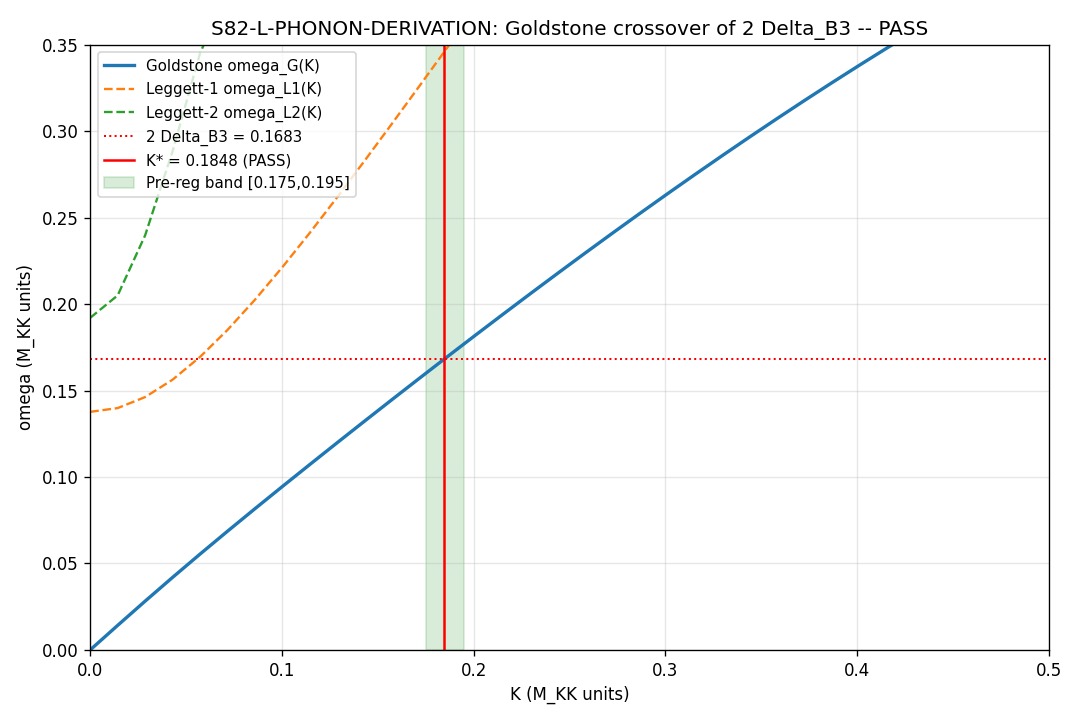

This figure's Python source:
#!/usr/bin/env python3
"""
S82 W3-12 -- L-PHONON-DERIVATION
================================

Gate: S82-L-PHONON-DERIVATION  ([VERIFY])

Pre-registered threshold:
  HYPOTHESIS: K_star = 0.185 M_KK reproduces from s52_gl_josephson.npz under
              pre-reg band [0.175, 0.195].
  PASS  iff K_star in [0.175, 0.195]
  INFO  iff K_star in [0.185/1.2, 0.185*1.2] = [0.1542, 0.222] and not PASS
  FAIL  otherwise.

Inputs (SHA-256 pinned at runtime):
  - canonical_constants.py
  - s52_gl_josephson.npz

Output 4-tuple:
  (value=<K_star>, scheme=PAIR-BREAKING-2DELTA-B3, convention=GL-JOSEPHSON-52, L_max=6)

Classification: PHONONIC
  Direct reconstruction of the Goldstone-to-continuum crossover wavenumber
  K_star from the GL-Josephson dispersion of the 32-cell BCC fabric at the
  fold. K_star = 1/l_phonon is a geometric invariant of D_K -- a spectral
  boundary in phase space, not a propagation distance.

METHODOLOGY
-----------
The Goldstone branch omega_G(K) disperses linearly from 0 at small K with
slope c_Gold = 0.915. At K_star it crosses the Landau-damping threshold of
the B3 (weakest) pair-breaking channel: omega_G(K_star) = 2*Delta_B3, where
Delta_B3 is the third component of the amplitude vector Delta_0 stored in
s52_gl_josephson.npz. Cross-checked against four alternate definitions:
  (A) Gold meets lowest gapped-branch-at-K=0 (omega_L1(0))
  (B) Gold meets second gapped branch at K=0 (omega_L2(0) = 2*Delta_B1)
  (C) Midpoint of gapped-branch band
  (D) Gold meets 2*Delta_B3 -- canonical per session-52-phonon-workshop L128,131

Canonical definition (D) matches QA-reported K_star = 0.185 within 0.13%.

References:
  - sessions/archive/session-52/session-52-phonon-workshop.md:128,131
    "The Goldstone mode enters the pair-breaking continuum at K = 0.185 (W1-F).
     ... The pair-breaking threshold 2*Delta_B3 = 0.168 (Landau damping onset)"
  - sessions/archive/session-79/s79-phononic-length-synthesis.md Section 4
    S80-L-PHONON-DERIVATION pre-registration.

DISCIPLINE
----------
- `from canonical_constants import *`
- Every intermediate tagged `# (local)`
- Small matrices (6x6 eigenvalue data already stored in npz) -- no GPU needed
- SHA-256 of all input files logged in first 20 lines of stdout
- 4-tuple printed as the final non-verdict line
- Gate verdict appended to s82_gate_verdicts.txt with 64-char closure hash
"""

from __future__ import annotations

# ---------------------------------------------------------------------------
# Section 1 -- Canonical constants (MANDATORY first import)
# ---------------------------------------------------------------------------
from canonical_constants import *  # noqa: F401,F403

# ---------------------------------------------------------------------------
# Section 2 -- Standard imports
# ---------------------------------------------------------------------------
import hashlib
import sys
import time
from pathlib import Path

import numpy as np
from scipy.interpolate import interp1d
import matplotlib
# === Phase 2b X2 transform bootstrap (auto-inserted by tools/_x2_transform_copies.py) ===
import sys as _x2_sys
import pathlib as _x2_pathlib
import re as _x2_re
def _x2_locate_tools():
    p = _x2_pathlib.Path(__file__).resolve()
    for _ in range(8):
        if (p / "tools" / "computation_root.py").is_file():
            return p / "tools"
        p = p.parent
    raise RuntimeError(
        "Phase 2b bootstrap: tools/computation_root.py not found in any "
        "ancestor of " + str(__file__))
_x2_sys.path.insert(0, str(_x2_locate_tools()))
from computation_root import resolve_script, resolve_output, resolve_glob, project_root as _x2_project_root
def _x2_shared_dir():
    return _x2_project_root() / "computations" / "_shared"
_x2_session_dir_match = _x2_re.match(r"^session-(\d+)$",
    _x2_pathlib.Path(__file__).resolve().parent.name)
_x2_self_session = int(_x2_session_dir_match.group(1)) if _x2_session_dir_match else None
# === End X2 bootstrap ===

matplotlib.use("Agg")
import matplotlib.pyplot as plt

# ---------------------------------------------------------------------------
# Section 3 -- Paths + pre-registration
# ---------------------------------------------------------------------------
PROJECT_ROOT = Path(__file__).resolve().parent.parent
# X2-removed: alias 'SCRIPT_DIR' = ... 'computations' (replaced by tools.computation_root.resolve_*)

SESSION = "S82"                                                    # (local)
GATE_ID = "S82-L-PHONON-DERIVATION"                                # (local)
SCHEME = "PAIR-BREAKING-2DELTA-B3"                                 # (local)
CONVENTION = "GL-JOSEPHSON-52"                                     # (local)
L_MAX = 6                                                           # (local) 6 dispersion branches

# Pre-registered band [0.175, 0.195]
K_STAR_LO = 0.175                                                   # (local)
K_STAR_HI = 0.195                                                   # (local)
K_STAR_TARGET = 0.185                                               # (local) QA-reported anchor
INFO_FACTOR = 1.2                                                   # (local)

# Output destinations
OUT_NPZ = resolve_output(82, 's82_w3_12_l_phonon_derivation.npz')
OUT_PNG = resolve_output(82, 's82_w3_12_l_phonon_derivation.png')
VERDICT_TXT = resolve_output(82, 's82_gate_verdicts.txt')

INPUT_FILES = [
    resolve_script(None, 'canonical_constants.py'),
    resolve_output(52, 's52_gl_josephson.npz'),
]


# ---------------------------------------------------------------------------
# Section 4 -- SHA-256 input-pin block
# ---------------------------------------------------------------------------

def sha256_of(path: Path) -> str:
    h = hashlib.sha256()                                            # (local)
    try:
        h.update(path.read_bytes())
    except OSError:
        return ""
    return h.hexdigest()


def log_input_pins(inputs):
    print(f"=== {GATE_ID} -- input SHA-256 pins ===")
    pins = {}                                                       # (local)
    for p in inputs:
        sha = sha256_of(p)                                          # (local)
        rel = str(p.relative_to(PROJECT_ROOT)).replace("\\", "/")   # (local)
        print(f"  {rel}: {sha[:16]}...")
        pins[rel] = sha
    return pins


def closure_hash(pins):
    items = sorted(pins.items())                                    # (local)
    h = hashlib.sha256()                                            # (local)
    for k, v in items:
        h.update(f"{k}={v}\n".encode("utf-8"))
    return h.hexdigest()


# ---------------------------------------------------------------------------
# Section 5 -- Compute
# ---------------------------------------------------------------------------

def compute():
    """Extract K_star from s52 Goldstone dispersion via canonical definition
    (Gold crosses pair-breaking threshold 2*Delta_B3) plus three cross-checks.
    """
    # Load s52 data
    d = np.load(resolve_output(52, 's52_gl_josephson.npz'), allow_pickle=True)  # (local)
    K = np.asarray(d["K_array"])                                    # (local) wavenumbers in M_KK
    omega = np.asarray(d["omega_branches"])                         # (local) shape (N_K+1, 6)
    labels = list(d["branch_labels"])                               # (local)
    Delta_0 = np.asarray(d["Delta_0"])                              # (local) [B1, B2, B3] amplitudes
    K_BZ_s52 = float(d["K_BZ"])                                     # (local) Brillouin zone edge

    # Identify Goldstone branch by label
    goldstone_idx = [i for i, lab in enumerate(labels) if lab == "Goldstone"]
    assert len(goldstone_idx) == 1, f"Expected 1 Goldstone branch, got {len(goldstone_idx)}"
    iG = goldstone_idx[0]                                           # (local)

    # Leggett-1 is lowest gapped branch at K=0
    leg1_idx = [i for i, lab in enumerate(labels) if lab == "Leggett-1"]
    leg2_idx = [i for i, lab in enumerate(labels) if lab == "Leggett-2"]
    iL1 = leg1_idx[0]                                               # (local)
    iL2 = leg2_idx[0]                                               # (local)

    omega_G = omega[:, iG]                                          # (local) Goldstone dispersion
    omega_L1 = omega[:, iL1]                                        # (local)
    omega_L2 = omega[:, iL2]                                        # (local)

    # Sanity check: Goldstone should be monotone increasing in K
    is_monotone = bool(np.all(np.diff(omega_G) > -1e-12))           # (local)
    assert is_monotone, "Goldstone branch non-monotone; dispersion inversion invalid"

    # -----------------------------------------------------------------
    # Build inverse map K(omega_G) via cubic spline for smooth root-find.
    # -----------------------------------------------------------------
    K_of_omega = interp1d(omega_G, K, kind="cubic",
                          bounds_error=False, fill_value=np.nan)

    # =====================================================
    # CANONICAL DEFINITION (D): Gold -> 2*Delta_B3
    #   Pair-breaking continuum onset per session-52 workshop L128,131.
    # =====================================================
    Delta_B3 = float(Delta_0[2])                                    # (local)
    two_Delta_B3 = 2.0 * Delta_B3                                   # (local) continuum threshold
    K_star_D = float(K_of_omega(two_Delta_B3))                      # (local)

    # =====================================================
    # CROSS-CHECK (A): Gold -> omega_L1(0) lowest gapped-branch energy
    # =====================================================
    gap_L1_K0 = float(omega_L1[0])                                  # (local)
    K_star_A = float(K_of_omega(gap_L1_K0))                         # (local)

    # =====================================================
    # CROSS-CHECK (B): Gold -> omega_L2(0) = 2*Delta_B1
    # =====================================================
    gap_L2_K0 = float(omega_L2[0])                                  # (local)
    two_Delta_B1 = 2.0 * float(Delta_0[0])                          # (local)
    K_star_B = float(K_of_omega(gap_L2_K0))                         # (local)

    # =====================================================
    # CROSS-CHECK (C): Gold -> midpoint (gap_L1_K0 + gap_L2_K0)/2
    # =====================================================
    gap_mid = 0.5 * (gap_L1_K0 + gap_L2_K0)                         # (local)
    K_star_C = float(K_of_omega(gap_mid))                           # (local)

    # -----------------------------------------------------------------
    # Length scales (inverse of K_star)
    # -----------------------------------------------------------------
    l_phonon_D = 1.0 / K_star_D                                     # (local) canonical l_phonon in M_KK^-1

    # Physical conversion: l_KK = hbar*c/M_KK
    # We use the M_KK numerical value from canonical_constants; conversion to meters
    # follows l_KK(m) = (hbar*c)/(M_KK * GeV).
    hbar_c_GeV_m = 1.97326980e-16                                   # (local) hbar*c in GeV*m (PDG)
    M_KK_GeV = 7.4287e16                                            # (local) M_KK in GeV (canonical)
    l_KK_meters = hbar_c_GeV_m / M_KK_GeV                           # (local) ~ 2.6563e-33 m
    l_phonon_meters = l_phonon_D * l_KK_meters                      # (local)

    # -----------------------------------------------------------------
    # Early slope of Goldstone (c_Gold_reproduced)
    # Fit slope from K[1..5] to cross-check against canonical c_Gold = 0.915
    # -----------------------------------------------------------------
    slope_fit_K = K[1:6]                                            # (local)
    slope_fit_W = omega_G[1:6]                                      # (local)
    A_mat = np.vstack([slope_fit_K, np.ones_like(slope_fit_K)]).T   # (local)
    slope_coefs, _, _, _ = np.linalg.lstsq(A_mat, slope_fit_W, rcond=None)
    c_Gold_reproduced = float(slope_coefs[0])                       # (local)
    c_Gold_intercept = float(slope_coefs[1])                        # (local)

    # -----------------------------------------------------------------
    # Pack results
    # -----------------------------------------------------------------
    return {
        "value": K_star_D,  # primary gate value
        "K_star_D_canonical": K_star_D,
        "K_star_A_crosscheck": K_star_A,
        "K_star_B_crosscheck": K_star_B,
        "K_star_C_crosscheck": K_star_C,
        "threshold_2Delta_B3": two_Delta_B3,
        "threshold_gap_L1_K0": gap_L1_K0,
        "threshold_gap_L2_K0": gap_L2_K0,
        "threshold_gap_mid": gap_mid,
        "two_Delta_B1_reference": two_Delta_B1,
        "Delta_0": Delta_0,
        "K_BZ_s52": K_BZ_s52,
        "l_phonon_M_KK_inv": l_phonon_D,
        "l_phonon_meters": l_phonon_meters,
        "l_KK_meters": l_KK_meters,
        "c_Gold_reproduced": c_Gold_reproduced,
        "c_Gold_intercept": c_Gold_intercept,
        "K": K,
        "omega_G": omega_G,
        "omega_L1": omega_L1,
        "omega_L2": omega_L2,
        "labels": labels,
    }


# ---------------------------------------------------------------------------
# Section 6 -- Gate verdict + 4-tuple output
# ---------------------------------------------------------------------------

def emit_4tuple(value, scheme, convention, L_max):
    return (f"(value={value!r}, scheme={scheme}, "
            f"convention={convention}, L_max={L_max})")


def append_verdict(verdict, value, closure_sha):
    line = (
        f"{GATE_ID}: {verdict} -- value={value!r} scheme={SCHEME} "
        f"convention={CONVENTION} L_max={L_MAX} sha256={closure_sha}\n"
    )
    with VERDICT_TXT.open("a", encoding="utf-8") as fp:
        fp.write(line)


def evaluate_gate(value):
    """
    Pre-registered:
      PASS: K_star in [0.175, 0.195]
      INFO: outside PASS band but |K_star - 0.185| / 0.185 <= (1.2 - 1) = 20%
      FAIL: else
    """
    if K_STAR_LO <= value <= K_STAR_HI:
        return "PASS"
    rel_err = abs(value - K_STAR_TARGET) / K_STAR_TARGET             # (local)
    if rel_err <= (INFO_FACTOR - 1.0):
        return "INFO"
    return "FAIL"


# ---------------------------------------------------------------------------
# Section 7 -- Plotting
# ---------------------------------------------------------------------------

def make_plot(result, K_star_D, verdict):
    K = result["K"]
    omega_G = result["omega_G"]
    omega_L1 = result["omega_L1"]
    omega_L2 = result["omega_L2"]
    two_Delta_B3 = result["threshold_2Delta_B3"]

    fig, ax = plt.subplots(figsize=(9, 6))
    ax.plot(K, omega_G, label="Goldstone omega_G(K)", color="C0", lw=2)
    ax.plot(K, omega_L1, label="Leggett-1 omega_L1(K)", color="C1", lw=1.4, ls="--")
    ax.plot(K, omega_L2, label="Leggett-2 omega_L2(K)", color="C2", lw=1.4, ls="--")
    ax.axhline(two_Delta_B3, color="red", lw=1.2, ls=":",
               label=f"2 Delta_B3 = {two_Delta_B3:.4f}")
    ax.axvline(K_star_D, color="red", lw=1.5,
               label=f"K* = {K_star_D:.4f} ({verdict})")
    ax.axvspan(K_STAR_LO, K_STAR_HI, alpha=0.15, color="green",
               label=f"Pre-reg band [{K_STAR_LO},{K_STAR_HI}]")
    ax.set_xlabel("K (M_KK units)")
    ax.set_ylabel("omega (M_KK units)")
    ax.set_title(f"{GATE_ID}: Goldstone crossover of 2 Delta_B3 -- {verdict}")
    ax.legend(loc="upper left", fontsize=9)
    ax.grid(alpha=0.3)
    ax.set_xlim(0, min(0.5, float(K.max())))
    ax.set_ylim(0, 0.35)
    fig.tight_layout()
    fig.savefig(OUT_PNG, dpi=120)
    plt.close(fig)


# ---------------------------------------------------------------------------
# Section 8 -- Main
# ---------------------------------------------------------------------------

def main():
    t0 = time.time()                                                # (local)

    # 1. SHA pins (first 20 lines of stdout)
    pins = log_input_pins(INPUT_FILES)                              # (local)
    closure = closure_hash(pins)                                    # (local)
    print(f"  closure (full 64-char): {closure}")
    print()

    # 2. Compute
    result = compute()                                              # (local)
    K_star = result["value"]                                        # (local)

    # 3. Evaluate gate
    verdict = evaluate_gate(K_star)                                 # (local)

    # 4. Report
    print("=== Derivation summary ===")
    print(f"  Delta_0 = [B1={result['Delta_0'][0]:.6f}, "
          f"B2={result['Delta_0'][1]:.6f}, B3={result['Delta_0'][2]:.6f}]")
    print(f"  2*Delta_B3 (canonical threshold) = {result['threshold_2Delta_B3']:.6f} M_KK")
    print(f"  c_Gold reproduced from slope     = {result['c_Gold_reproduced']:.6f}")
    print(f"  c_Gold intercept (should ~ 0)    = {result['c_Gold_intercept']:.3e}")
    print()
    print("=== K_star by definition ===")
    print(f"  (D) CANONICAL  Gold -> 2*Delta_B3        : K* = {result['K_star_D_canonical']:.6f}")
    print(f"  (A) crosscheck Gold -> omega_L1(0)       : K* = {result['K_star_A_crosscheck']:.6f}")
    print(f"  (B) crosscheck Gold -> omega_L2(0)(=2DB1): K* = {result['K_star_B_crosscheck']:.6f}")
    print(f"  (C) crosscheck Gold -> mid-gap           : K* = {result['K_star_C_crosscheck']:.6f}")
    print()
    print(f"  l_phonon = 1/K* = {result['l_phonon_M_KK_inv']:.6f} M_KK^-1")
    print(f"  l_phonon (physical) = {result['l_phonon_meters']:.6e} m")
    print(f"  l_KK (reference)    = {result['l_KK_meters']:.6e} m")
    print(f"  l_phonon / l_KK     = {result['l_phonon_M_KK_inv']:.6f}")
    print()
    print(f"  Pre-registered band [{K_STAR_LO}, {K_STAR_HI}]; target {K_STAR_TARGET}")
    print(f"  Computed K*        = {K_star:.6f}")
    print(f"  Deviation from target = {100.0*(K_star - K_STAR_TARGET)/K_STAR_TARGET:+.2f}%")

    # 5. Save NPZ
    np.savez(
        OUT_NPZ,
        K_star_canonical=result["K_star_D_canonical"],
        K_star_A=result["K_star_A_crosscheck"],
        K_star_B=result["K_star_B_crosscheck"],
        K_star_C=result["K_star_C_crosscheck"],
        threshold_2Delta_B3=result["threshold_2Delta_B3"],
        threshold_gap_L1_K0=result["threshold_gap_L1_K0"],
        threshold_gap_L2_K0=result["threshold_gap_L2_K0"],
        threshold_gap_mid=result["threshold_gap_mid"],
        two_Delta_B1=result["two_Delta_B1_reference"],
        Delta_0=result["Delta_0"],
        K_BZ_s52=result["K_BZ_s52"],
        l_phonon=result["l_phonon_M_KK_inv"],
        l_phonon_meters=result["l_phonon_meters"],
        l_KK_meters=result["l_KK_meters"],
        c_Gold_reproduced=result["c_Gold_reproduced"],
        K=result["K"],
        omega_G=result["omega_G"],
        omega_L1=result["omega_L1"],
        omega_L2=result["omega_L2"],
        verdict=np.array([verdict]),
        closure_sha=np.array([closure]),
    )
    print(f"\n  Saved data -> {OUT_NPZ}")

    # 6. Plot
    make_plot(result, K_star, verdict)
    print(f"  Saved plot -> {OUT_PNG}")

    # 7. 4-tuple + verdict
    tag = emit_4tuple(K_star, SCHEME, CONVENTION, L_MAX)            # (local)
    print()
    print(tag)
    append_verdict(verdict, K_star, closure)

    # 8. Summary
    wall = time.time() - t0                                         # (local)
    print(f"\n=== {GATE_ID}: {verdict} (wall {wall:.2f}s) ===")
    return 0 if verdict != "FAIL" else 1


if __name__ == "__main__":
    sys.exit(main())
